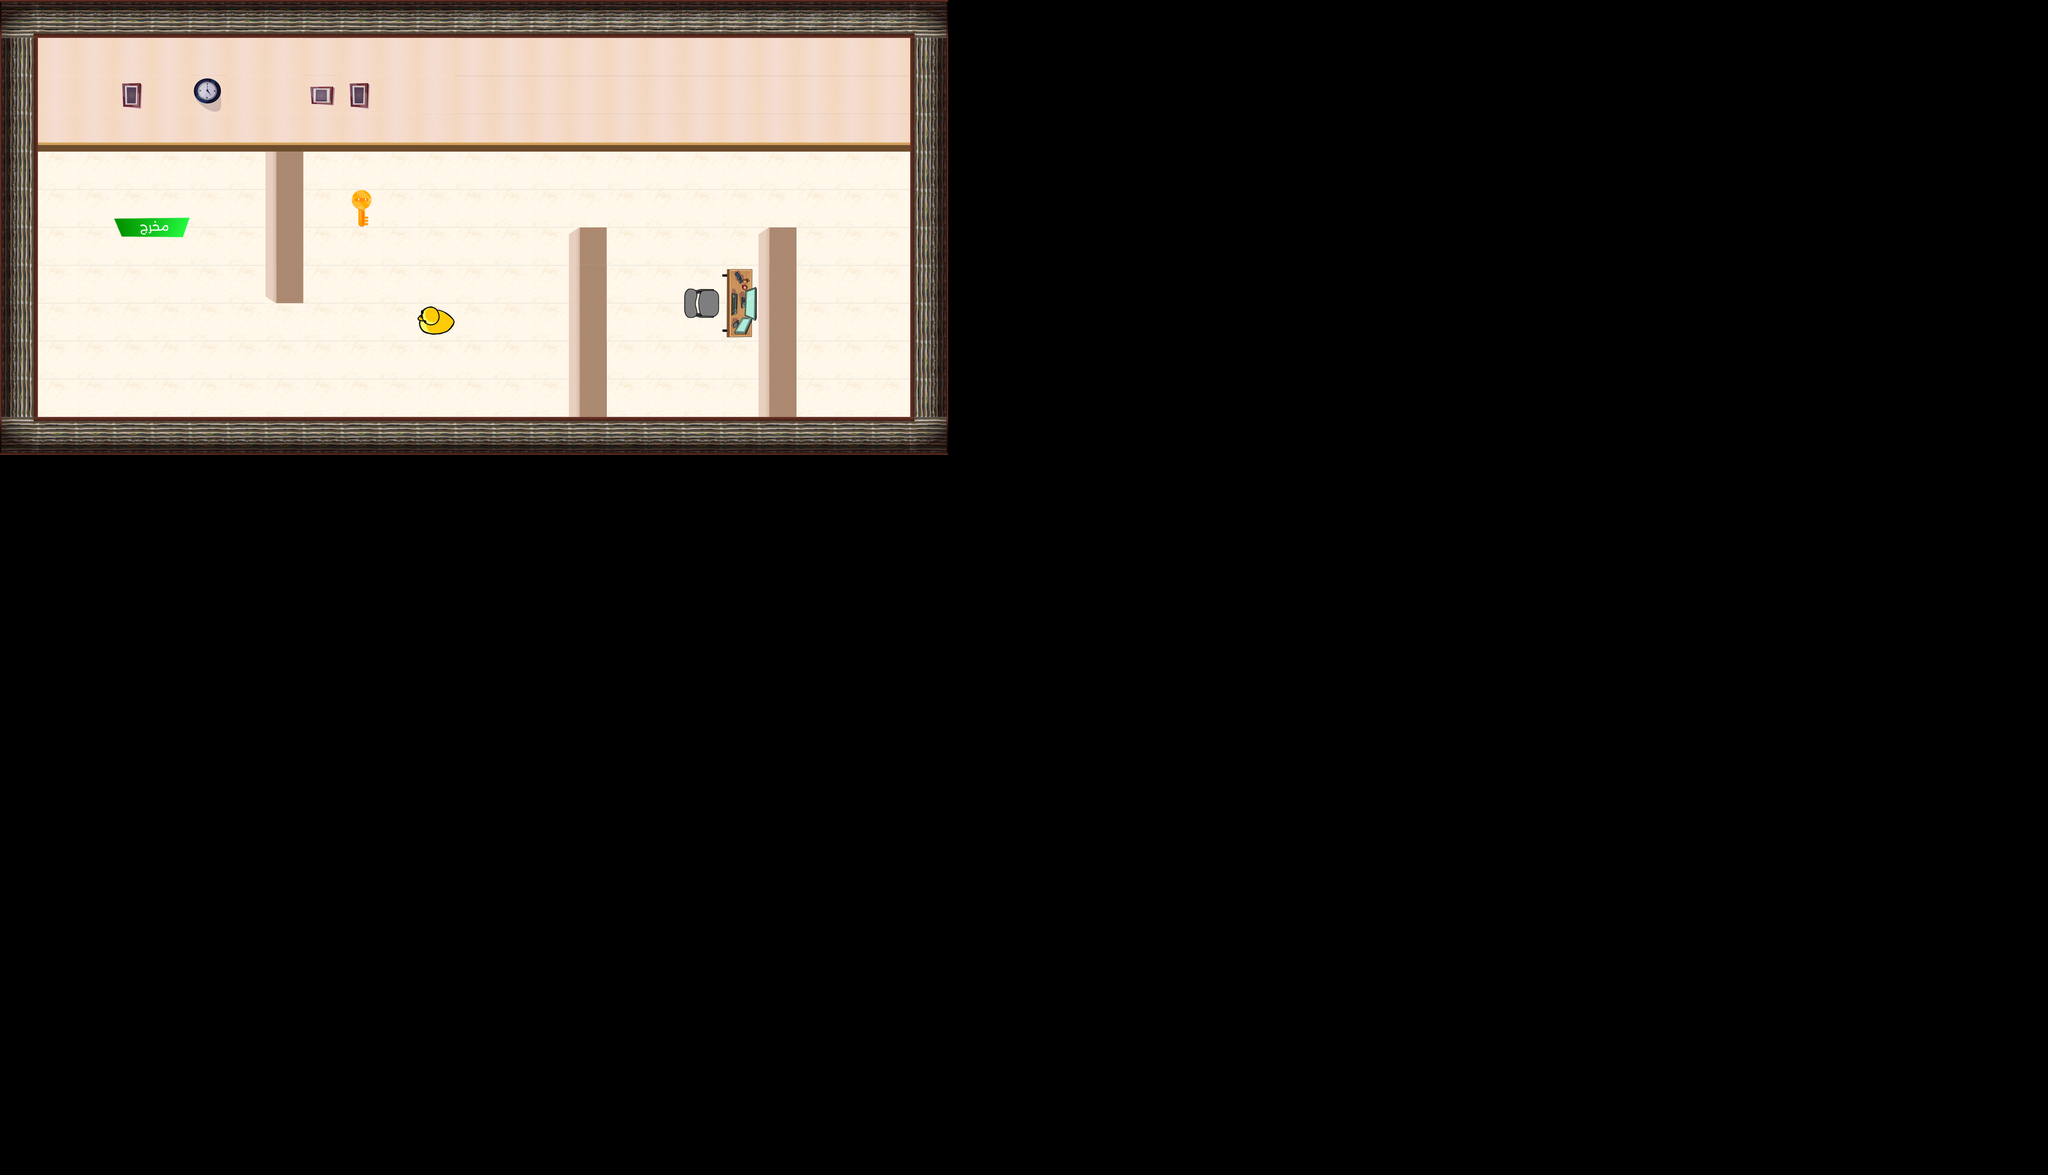

A level layout from a 2D game, rendered from its tile map. Below: a short description, then the map file with its tile-grid data intact:
An orthogonal 54x31 tile map with 70x70 px tiles, 2 tile layers (main, objects) and 4 objects (exit, keys, duck, npc1).

<map version="1.10" tiledversion="1.11.2" orientation="orthogonal" renderorder="right-down" width="54" height="31" tilewidth="70" tileheight="70" infinite="0" nextlayerid="6" nextobjectid="7">
 <editorsettings>
  <export target="floor2.json" format="json" />
 </editorsettings>
 <tileset firstgid="1" name="main_tailset" tilewidth="70" tileheight="70" tilecount="100" columns="10">
  <properties>
   <property name="collides" type="bool" value="true" />
  </properties>
  <image source="spritesheet.png" width="700" height="700" />
  <tile id="0">
   <properties>
    <property name="collides" type="bool" value="true" />
   </properties>
  </tile>
  <tile id="1">
   <properties>
    <property name="collides" type="bool" value="true" />
   </properties>
  </tile>
  <tile id="2">
   <properties>
    <property name="collides" type="bool" value="true" />
   </properties>
  </tile>
  <tile id="3">
   <properties>
    <property name="collides" type="bool" value="true" />
   </properties>
  </tile>
  <tile id="4">
   <properties>
    <property name="collides" type="bool" value="true" />
   </properties>
  </tile>
  <tile id="5">
   <properties>
    <property name="collides" type="bool" value="true" />
   </properties>
  </tile>
  <tile id="6">
   <properties>
    <property name="collides" type="bool" value="true" />
   </properties>
  </tile>
  <tile id="7">
   <properties>
    <property name="collides" type="bool" value="true" />
   </properties>
  </tile>
  <tile id="8">
   <properties>
    <property name="collides" type="bool" value="true" />
   </properties>
  </tile>
  <tile id="9">
   <properties>
    <property name="collides" type="bool" value="true" />
   </properties>
  </tile>
  <tile id="10">
   <properties>
    <property name="collides" type="bool" value="true" />
   </properties>
  </tile>
  <tile id="11">
   <properties>
    <property name="collides" type="bool" value="true" />
   </properties>
  </tile>
  <tile id="12">
   <properties>
    <property name="collides" type="bool" value="true" />
   </properties>
  </tile>
  <tile id="13">
   <properties>
    <property name="collides" type="bool" value="true" />
   </properties>
  </tile>
  <tile id="14">
   <properties>
    <property name="collides" type="bool" value="true" />
   </properties>
  </tile>
  <tile id="15">
   <properties>
    <property name="collides" type="bool" value="true" />
   </properties>
  </tile>
  <tile id="16">
   <properties>
    <property name="collides" type="bool" value="true" />
   </properties>
  </tile>
  <tile id="17">
   <properties>
    <property name="collides" type="bool" value="true" />
   </properties>
  </tile>
  <tile id="18">
   <properties>
    <property name="collides" type="bool" value="true" />
   </properties>
  </tile>
  <tile id="19">
   <properties>
    <property name="collides" type="bool" value="true" />
   </properties>
  </tile>
  <tile id="20">
   <properties>
    <property name="collides" type="bool" value="true" />
   </properties>
  </tile>
  <tile id="21">
   <properties>
    <property name="collides" type="bool" value="true" />
   </properties>
  </tile>
  <tile id="22">
   <properties>
    <property name="collides" type="bool" value="true" />
   </properties>
  </tile>
  <tile id="23">
   <properties>
    <property name="collides" type="bool" value="true" />
   </properties>
  </tile>
  <tile id="24">
   <properties>
    <property name="collides" type="bool" value="true" />
   </properties>
  </tile>
  <tile id="25">
   <properties>
    <property name="collides" type="bool" value="true" />
   </properties>
  </tile>
  <tile id="26">
   <properties>
    <property name="collides" type="bool" value="true" />
   </properties>
  </tile>
  <tile id="27">
   <properties>
    <property name="collides" type="bool" value="true" />
   </properties>
  </tile>
  <tile id="28">
   <properties>
    <property name="collides" type="bool" value="true" />
   </properties>
  </tile>
  <tile id="29">
   <properties>
    <property name="collides" type="bool" value="true" />
   </properties>
  </tile>
  <tile id="30">
   <properties>
    <property name="collides" type="bool" value="true" />
   </properties>
  </tile>
  <tile id="31">
   <properties>
    <property name="collides" type="bool" value="true" />
   </properties>
  </tile>
  <tile id="32">
   <properties>
    <property name="collides" type="bool" value="true" />
   </properties>
  </tile>
  <tile id="33">
   <properties>
    <property name="collides" type="bool" value="true" />
   </properties>
  </tile>
  <tile id="34">
   <properties>
    <property name="collides" type="bool" value="true" />
   </properties>
  </tile>
  <tile id="35">
   <properties>
    <property name="collides" type="bool" value="true" />
   </properties>
  </tile>
  <tile id="36">
   <properties>
    <property name="collides" type="bool" value="true" />
   </properties>
  </tile>
  <tile id="37">
   <properties>
    <property name="collides" type="bool" value="true" />
   </properties>
  </tile>
  <tile id="38">
   <properties>
    <property name="collides" type="bool" value="false" />
   </properties>
  </tile>
  <tile id="39">
   <properties>
    <property name="collides" type="bool" value="true" />
   </properties>
  </tile>
  <tile id="40">
   <properties>
    <property name="collides" type="bool" value="true" />
   </properties>
  </tile>
  <tile id="41">
   <properties>
    <property name="collides" type="bool" value="true" />
   </properties>
  </tile>
  <tile id="42">
   <properties>
    <property name="collides" type="bool" value="true" />
   </properties>
  </tile>
  <tile id="43">
   <properties>
    <property name="collides" type="bool" value="true" />
   </properties>
  </tile>
  <tile id="44">
   <properties>
    <property name="collides" type="bool" value="true" />
   </properties>
  </tile>
  <tile id="45">
   <properties>
    <property name="collides" type="bool" value="true" />
   </properties>
  </tile>
  <tile id="46">
   <properties>
    <property name="collides" type="bool" value="true" />
   </properties>
  </tile>
  <tile id="47">
   <properties>
    <property name="collides" type="bool" value="true" />
   </properties>
  </tile>
  <tile id="48">
   <properties>
    <property name="collides" type="bool" value="true" />
   </properties>
  </tile>
  <tile id="49">
   <properties>
    <property name="collides" type="bool" value="true" />
   </properties>
  </tile>
  <tile id="50">
   <properties>
    <property name="collides" type="bool" value="false" />
   </properties>
  </tile>
  <tile id="51">
   <properties>
    <property name="collides" type="bool" value="false" />
   </properties>
  </tile>
  <tile id="52">
   <properties>
    <property name="collides" type="bool" value="true" />
   </properties>
  </tile>
  <tile id="53">
   <properties>
    <property name="collides" type="bool" value="true" />
   </properties>
  </tile>
  <tile id="54">
   <properties>
    <property name="collides" type="bool" value="true" />
   </properties>
  </tile>
  <tile id="55">
   <properties>
    <property name="collides" type="bool" value="true" />
   </properties>
  </tile>
  <tile id="56">
   <properties>
    <property name="collides" type="bool" value="true" />
   </properties>
  </tile>
  <tile id="57">
   <properties>
    <property name="collides" type="bool" value="true" />
   </properties>
  </tile>
  <tile id="58">
   <properties>
    <property name="collides" type="bool" value="true" />
   </properties>
  </tile>
  <tile id="59">
   <properties>
    <property name="collides" type="bool" value="false" />
   </properties>
  </tile>
  <tile id="60">
   <properties>
    <property name="collides" type="bool" value="false" />
   </properties>
  </tile>
  <tile id="61">
   <properties>
    <property name="collides" type="bool" value="false" />
   </properties>
  </tile>
  <tile id="62">
   <properties>
    <property name="collides" type="bool" value="false" />
   </properties>
  </tile>
  <tile id="63">
   <properties>
    <property name="collides" type="bool" value="true" />
   </properties>
  </tile>
  <tile id="64">
   <properties>
    <property name="collides" type="bool" value="true" />
   </properties>
  </tile>
  <tile id="65">
   <properties>
    <property name="collides" type="bool" value="true" />
   </properties>
  </tile>
  <tile id="66">
   <properties>
    <property name="collides" type="bool" value="true" />
   </properties>
  </tile>
  <tile id="67">
   <properties>
    <property name="collides" type="bool" value="true" />
   </properties>
  </tile>
  <tile id="68">
   <properties>
    <property name="collides" type="bool" value="true" />
   </properties>
  </tile>
  <tile id="69">
   <properties>
    <property name="collides" type="bool" value="true" />
   </properties>
  </tile>
  <tile id="70">
   <properties>
    <property name="collides" type="bool" value="true" />
   </properties>
  </tile>
  <tile id="71">
   <properties>
    <property name="collides" type="bool" value="true" />
   </properties>
  </tile>
  <tile id="72">
   <properties>
    <property name="collides" type="bool" value="true" />
   </properties>
  </tile>
  <tile id="73">
   <properties>
    <property name="collides" type="bool" value="true" />
   </properties>
  </tile>
  <tile id="74">
   <properties>
    <property name="collides" type="bool" value="true" />
   </properties>
  </tile>
  <tile id="75">
   <properties>
    <property name="collides" type="bool" value="true" />
   </properties>
  </tile>
  <tile id="76">
   <properties>
    <property name="collides" type="bool" value="true" />
   </properties>
  </tile>
  <tile id="77">
   <properties>
    <property name="collides" type="bool" value="true" />
   </properties>
  </tile>
  <tile id="78">
   <properties>
    <property name="collides" type="bool" value="true" />
   </properties>
  </tile>
  <tile id="79">
   <properties>
    <property name="collides" type="bool" value="true" />
   </properties>
  </tile>
  <tile id="80">
   <properties>
    <property name="collides" type="bool" value="true" />
   </properties>
  </tile>
  <tile id="81">
   <properties>
    <property name="collides" type="bool" value="true" />
   </properties>
  </tile>
  <tile id="82">
   <properties>
    <property name="collides" type="bool" value="true" />
   </properties>
  </tile>
  <tile id="83">
   <properties>
    <property name="collides" type="bool" value="true" />
   </properties>
  </tile>
  <tile id="84">
   <properties>
    <property name="collides" type="bool" value="true" />
   </properties>
  </tile>
  <tile id="85">
   <properties>
    <property name="collides" type="bool" value="true" />
   </properties>
  </tile>
  <tile id="86">
   <properties>
    <property name="collides" type="bool" value="true" />
   </properties>
  </tile>
  <tile id="87">
   <properties>
    <property name="collides" type="bool" value="true" />
   </properties>
  </tile>
  <tile id="88">
   <properties>
    <property name="collides" type="bool" value="true" />
   </properties>
  </tile>
  <tile id="89">
   <properties>
    <property name="collides" type="bool" value="true" />
   </properties>
  </tile>
  <tile id="90">
   <properties>
    <property name="collides" type="bool" value="true" />
   </properties>
  </tile>
  <tile id="91">
   <properties>
    <property name="collides" type="bool" value="true" />
   </properties>
  </tile>
  <tile id="92">
   <properties>
    <property name="collides" type="bool" value="true" />
   </properties>
  </tile>
  <tile id="93">
   <properties>
    <property name="collides" type="bool" value="true" />
   </properties>
  </tile>
  <tile id="94">
   <properties>
    <property name="collides" type="bool" value="true" />
   </properties>
  </tile>
  <tile id="95">
   <properties>
    <property name="collides" type="bool" value="true" />
   </properties>
  </tile>
  <tile id="96">
   <properties>
    <property name="collides" type="bool" value="true" />
   </properties>
  </tile>
  <tile id="97">
   <properties>
    <property name="collides" type="bool" value="true" />
   </properties>
  </tile>
  <tile id="98">
   <properties>
    <property name="collides" type="bool" value="true" />
   </properties>
  </tile>
  <tile id="99">
   <properties>
    <property name="collides" type="bool" value="true" />
   </properties>
  </tile>
 </tileset>
 <layer id="2" name="main" width="54" height="31">
  <data encoding="csv">
0,0,0,0,0,0,0,0,0,0,0,0,0,0,0,0,0,0,0,0,0,0,0,0,0,0,0,0,0,0,0,0,0,0,0,0,0,0,0,0,0,0,0,0,0,0,0,0,0,0,0,0,0,0,
4,4,4,4,4,0,4,4,0,4,4,4,0,0,0,0,0,0,0,0,0,0,0,0,0,0,0,0,0,0,0,0,0,0,0,0,0,0,0,0,0,0,0,0,0,0,0,0,0,0,0,0,0,0,
4,4,4,4,4,4,4,4,4,4,4,4,0,0,0,0,0,0,0,0,0,0,0,0,0,0,0,0,0,0,0,0,0,0,0,0,0,0,0,0,0,0,0,0,0,0,0,0,0,0,0,0,0,0,
4,4,4,4,4,4,4,4,4,4,4,0,0,0,0,0,0,0,0,0,0,0,0,0,0,0,0,0,0,0,0,0,0,0,0,0,0,0,0,0,0,0,0,0,0,0,0,0,0,0,0,0,0,0,
4,4,4,4,4,4,4,4,4,4,4,4,4,4,4,4,4,4,4,4,4,4,4,4,0,0,0,0,0,0,0,0,0,0,0,0,0,0,0,0,0,0,0,0,0,0,0,0,0,0,0,0,0,0,
4,4,4,4,4,4,4,4,4,4,4,4,4,4,4,4,4,4,4,4,4,4,4,4,0,0,0,0,0,0,0,0,0,0,0,0,0,0,0,0,0,0,0,0,0,0,0,0,0,0,0,0,0,0,
4,4,4,4,4,4,4,4,4,4,4,4,4,4,4,4,4,4,4,4,0,4,4,4,0,0,0,0,0,0,0,0,0,0,0,0,0,0,0,0,0,0,0,0,0,0,0,0,0,0,0,0,0,0,
4,4,4,4,4,4,4,4,4,4,4,4,4,4,4,4,4,4,4,4,0,4,4,4,0,0,0,0,0,0,0,0,0,0,0,0,0,0,0,0,0,0,0,0,0,0,0,0,0,0,0,0,0,0,
4,4,4,4,4,4,4,4,4,4,4,4,4,4,4,4,4,4,4,4,0,4,4,4,0,0,0,0,0,0,0,0,0,0,0,0,0,0,0,0,0,0,0,0,0,0,0,0,0,0,0,0,0,0,
4,4,4,4,4,4,4,4,4,4,4,4,4,4,4,0,4,4,4,4,0,4,4,4,0,0,0,0,0,0,0,0,0,0,0,0,0,0,0,0,0,0,0,0,0,0,0,0,0,0,0,0,0,0,
0,4,4,4,4,4,4,4,4,4,4,4,4,4,4,0,4,4,4,4,0,4,4,4,0,0,0,0,0,0,0,0,0,0,0,0,0,0,0,0,0,0,0,0,0,0,0,0,0,0,0,0,0,0,
0,0,0,0,0,0,0,0,0,0,0,0,0,0,0,0,0,0,0,0,0,0,0,0,0,0,0,0,0,0,0,0,0,0,0,0,0,0,0,0,0,0,0,0,0,0,0,0,0,0,0,0,0,0,
0,0,0,0,0,0,0,0,0,0,0,0,0,0,0,0,0,0,0,0,0,0,0,0,0,0,0,0,0,0,0,0,0,0,0,0,0,0,0,0,0,0,0,0,0,0,0,0,0,0,0,0,0,0,
0,0,0,0,0,0,0,0,0,0,0,0,0,0,0,0,0,0,0,0,0,0,0,0,0,0,0,0,0,0,0,0,0,0,0,0,0,0,0,0,0,0,0,0,0,0,0,0,0,0,0,0,0,0,
0,0,0,0,0,0,0,0,0,0,0,0,0,0,0,0,0,0,0,0,0,0,0,0,0,0,0,0,0,0,0,0,0,0,0,0,0,0,0,0,0,0,0,0,0,0,0,0,0,0,0,0,0,0,
0,0,0,0,0,0,0,0,0,0,0,0,0,0,0,0,0,0,0,0,0,0,0,0,0,0,0,0,0,0,0,0,0,0,0,0,0,0,0,0,0,0,0,0,0,0,0,0,0,0,0,0,0,0,
0,0,0,0,0,0,0,0,0,0,0,0,0,0,0,0,0,0,0,0,0,0,0,0,0,0,0,0,0,0,0,0,0,0,0,0,0,0,0,0,0,0,0,0,0,0,0,0,0,0,0,0,0,0,
0,0,0,0,0,0,0,0,0,0,0,0,0,0,0,0,0,0,0,0,0,0,0,0,0,0,0,0,0,0,0,0,0,0,0,0,0,0,0,0,0,0,0,0,0,0,0,0,0,0,0,0,0,0,
0,0,0,0,0,0,0,0,0,0,0,0,0,0,0,0,0,0,0,0,0,0,0,0,0,0,0,0,0,0,0,0,0,0,0,0,0,0,0,0,0,0,0,0,0,0,0,0,0,0,0,0,0,0,
0,0,0,0,0,0,0,0,0,0,0,0,0,0,0,0,0,0,0,0,0,0,0,0,0,0,0,0,0,0,0,0,0,0,0,0,0,0,0,0,0,0,0,0,0,0,0,0,0,0,0,0,0,0,
0,0,0,0,0,0,0,0,0,0,0,0,0,0,0,0,0,0,0,0,0,0,0,0,0,0,0,0,0,0,0,0,0,0,0,0,0,0,0,0,0,0,0,0,0,0,0,0,0,0,0,0,0,0,
0,0,0,0,0,0,0,0,0,0,0,0,0,0,0,0,0,0,0,0,0,0,0,0,0,0,0,0,0,0,0,0,0,0,0,0,0,0,0,0,0,0,0,0,0,0,0,0,0,0,0,0,0,0,
0,0,0,0,0,0,0,0,0,0,0,0,0,0,0,0,0,0,0,0,0,0,0,0,0,0,0,0,0,0,0,0,0,0,0,0,0,0,0,0,0,0,0,0,0,0,0,0,0,0,0,0,0,0,
0,0,0,0,0,0,0,0,0,0,0,0,0,0,0,0,0,0,0,0,0,0,0,0,0,0,0,0,0,0,0,0,0,0,0,0,0,0,0,0,0,0,0,0,0,0,0,0,0,0,0,0,0,0,
0,0,0,0,0,0,0,0,0,0,0,0,0,0,0,0,0,0,0,0,0,0,0,0,0,0,0,0,0,0,0,0,0,0,0,0,0,0,0,0,0,0,0,0,0,0,0,0,0,0,0,0,0,0,
0,0,0,0,0,0,0,0,0,0,0,0,0,0,0,0,0,0,0,0,0,0,0,0,0,0,0,0,0,0,0,0,0,0,0,0,0,0,0,0,0,0,0,0,0,0,0,0,0,0,0,0,0,0,
0,0,0,0,0,0,0,0,0,0,0,0,0,0,0,0,0,0,0,0,0,0,0,0,0,0,0,0,0,0,0,0,0,0,0,0,0,0,0,0,0,0,0,0,0,0,0,0,0,0,0,0,0,0,
0,0,0,0,0,0,0,0,0,0,0,0,0,0,0,0,0,0,0,0,0,0,0,0,0,0,0,0,0,0,0,0,0,0,0,0,0,0,0,0,0,0,0,0,0,0,0,0,0,0,0,0,0,0,
0,0,0,0,0,0,0,0,0,0,0,0,0,0,0,0,0,0,0,0,0,0,0,0,0,0,0,0,0,0,0,0,0,0,0,0,0,0,0,0,0,0,0,0,0,0,0,0,0,0,0,0,0,0,
0,0,0,0,0,0,0,0,0,0,0,0,0,0,0,0,0,0,0,0,0,0,0,0,0,0,0,0,0,0,0,0,0,0,0,0,0,0,0,0,0,0,0,0,0,0,0,0,0,0,0,0,0,0,
0,0,0,0,0,0,0,0,0,0,0,0,0,0,0,0,0,0,0,0,0,0,0,0,0,0,0,0,0,0,0,0,0,0,0,0,0,0,0,0,0,0,0,0,0,0,0,0,0,0,0,0,0,0
</data>
 </layer>
 <objectgroup id="4" name="objects">
  <object id="1" name="exit" x="202" y="392" width="166" height="64" />
  <object id="2" name="keys" x="640" y="342" width="58" height="84" />
  <object id="3" name="duck" x="758" y="554" width="86" height="72" />
 </objectgroup>
 <objectgroup id="5" name="npcs">
  <object id="6" name="npc1" x="166" y="710">
   <polygon points="0,0 798,6 786,-380 1024,-378 1028,-6 1182,-6 1028,-6 1026,-376 786,-380 798,2" />
  </object>
 </objectgroup>
 <layer id="3" name="objects" width="54" height="31">
  <data encoding="csv">
1,13,13,13,13,13,13,13,13,13,13,13,24,24,24,24,24,24,24,24,24,24,24,24,35,0,0,0,0,0,0,0,0,0,0,0,0,0,0,0,0,0,0,0,0,0,0,0,0,0,0,0,0,0,
46,6,6,6,6,6,6,6,6,6,6,6,6,6,6,6,6,6,6,6,6,6,6,6,57,0,0,0,0,0,0,0,0,0,0,0,0,0,0,0,0,0,0,0,0,0,0,0,0,0,0,0,0,0,
46,6,6,8,6,9,6,6,7,8,6,6,6,6,6,6,6,6,6,6,6,6,6,6,57,0,0,0,0,0,0,0,0,0,0,0,0,0,0,0,0,0,0,0,0,0,0,0,0,0,0,0,0,0,
46,5,5,5,5,5,5,5,5,5,5,5,5,5,5,5,5,5,5,5,5,5,5,5,57,0,0,0,0,0,0,0,0,0,0,0,0,0,0,0,0,0,0,0,0,0,0,0,0,0,0,0,0,0,
46,0,0,0,0,0,0,15,0,0,0,0,0,0,0,0,0,0,0,0,0,0,0,0,57,0,0,0,0,0,0,0,0,0,0,0,0,0,0,0,0,0,0,0,0,0,0,0,0,0,0,0,0,0,
46,0,0,60,61,0,0,15,0,52,0,0,0,0,0,0,0,0,0,0,0,0,0,0,57,0,0,0,0,0,0,0,0,0,0,0,0,0,0,0,0,0,0,0,0,0,0,0,0,0,0,0,0,0,
46,0,0,62,63,0,0,15,0,0,0,0,0,0,0,14,0,0,0,0,14,0,0,0,57,0,0,0,0,0,0,0,0,0,0,0,0,0,0,0,0,0,0,0,0,0,0,0,0,0,0,0,0,0,
46,0,0,0,0,0,0,17,0,0,0,0,0,0,0,15,0,0,37,26,15,0,0,0,57,0,0,0,0,0,0,0,0,0,0,0,0,0,0,0,0,0,0,0,0,0,0,0,0,0,0,0,0,0,
46,0,0,0,0,0,0,0,0,0,0,51,0,0,0,15,0,0,38,27,15,0,0,0,57,0,0,0,0,0,0,0,0,0,0,0,0,0,0,0,0,0,0,0,0,0,0,0,0,0,0,0,0,0,
46,0,0,0,0,0,0,0,0,0,0,0,0,0,0,15,0,0,0,0,15,0,0,0,57,0,0,0,0,0,0,0,0,0,0,0,0,0,0,0,0,0,0,0,0,0,0,0,0,0,0,0,0,0,
46,0,0,0,0,0,0,0,0,0,0,0,0,0,0,15,0,0,0,0,15,0,0,0,57,0,0,0,0,0,0,0,0,0,0,0,0,0,0,0,0,0,0,0,0,0,0,0,0,0,0,0,0,0,
68,79,79,79,79,79,79,79,79,79,79,79,79,79,79,79,79,79,79,79,79,79,79,79,2,0,0,0,0,0,0,0,0,0,0,0,0,0,0,0,0,0,0,0,0,0,0,0,0,0,0,0,0,0,
0,0,0,0,0,0,0,0,0,0,0,0,0,0,0,0,0,0,0,0,0,0,0,0,0,0,0,0,0,0,0,0,0,0,0,0,0,0,0,0,0,0,0,0,0,0,0,0,0,0,0,0,0,0,
0,0,0,0,0,0,0,0,0,0,0,0,0,0,0,0,0,0,0,0,0,0,0,0,0,0,0,0,0,0,0,0,0,0,0,0,0,0,0,0,0,0,0,0,0,0,0,0,0,0,0,0,0,0,
0,0,0,0,0,0,0,0,0,0,0,0,0,0,0,0,0,0,0,0,0,0,0,0,0,0,0,0,0,0,0,0,0,0,0,0,0,0,0,0,0,0,0,0,0,0,0,0,0,0,0,0,0,0,
0,0,0,0,0,0,0,0,0,0,0,0,0,0,0,0,0,0,0,0,0,0,0,0,0,0,0,0,0,0,0,0,0,0,0,0,0,0,0,0,0,0,0,0,0,0,0,0,0,0,0,0,0,0,
0,0,0,0,0,0,0,0,0,0,0,0,0,0,0,0,0,0,0,0,0,0,0,0,0,0,0,0,0,0,0,0,0,0,0,0,0,0,0,0,0,0,0,0,0,0,0,0,0,0,0,0,0,0,
0,0,0,0,0,0,0,0,0,0,0,0,0,0,0,0,0,0,0,0,0,0,0,0,0,0,0,0,0,0,0,0,0,0,0,0,0,0,0,0,0,0,0,0,0,0,0,0,0,0,0,0,0,0,
0,0,0,0,0,0,0,0,0,0,0,0,0,0,0,0,0,0,0,0,0,0,0,0,0,0,0,0,0,0,0,0,0,0,0,0,0,0,0,0,0,0,0,0,0,0,0,0,0,0,0,0,0,0,
0,0,0,0,0,0,0,0,0,0,0,0,0,0,0,0,0,0,0,0,0,0,0,0,0,0,0,0,0,0,0,0,0,0,0,0,0,0,0,0,0,0,0,0,0,0,0,0,0,0,0,0,0,0,
0,0,0,0,0,0,0,0,0,0,0,0,0,0,0,0,0,0,0,0,0,0,0,0,0,0,0,0,0,0,0,0,0,0,0,0,0,0,0,0,0,0,0,0,0,0,0,0,0,0,0,0,0,0,
0,0,0,0,0,0,0,0,0,0,0,0,0,0,0,0,0,0,0,0,0,0,0,0,0,0,0,0,0,0,0,0,0,0,0,0,0,0,0,0,0,0,0,0,0,0,0,0,0,0,0,0,0,0,
0,0,0,0,0,0,0,0,0,0,0,0,0,0,0,0,0,0,0,0,0,0,0,0,0,0,0,0,0,0,0,0,0,0,0,0,0,0,0,0,0,0,0,0,0,0,0,0,0,0,0,0,0,0,
0,0,0,0,0,0,0,0,0,0,0,0,0,0,0,0,0,0,0,0,0,0,0,0,0,0,0,0,0,0,0,0,0,0,0,0,0,0,0,0,0,0,0,0,0,0,0,0,0,0,0,0,0,0,
0,0,0,0,0,0,0,0,0,0,0,0,0,0,0,0,0,0,0,0,0,0,0,0,0,0,0,0,0,0,0,0,0,0,0,0,0,0,0,0,0,0,0,0,0,0,0,0,0,0,0,0,0,0,
0,0,0,0,0,0,0,0,0,0,0,0,0,0,0,0,0,0,0,0,0,0,0,0,0,0,0,0,0,0,0,0,0,0,0,0,0,0,0,0,0,0,0,0,0,0,0,0,0,0,0,0,0,0,
0,0,0,0,0,0,0,0,0,0,0,0,0,0,0,0,0,0,0,0,0,0,0,0,0,0,0,0,0,0,0,0,0,0,0,0,0,0,0,0,0,0,0,0,0,0,0,0,0,0,0,0,0,0,
0,0,0,0,0,0,0,0,0,0,0,0,0,0,0,0,0,0,0,0,0,0,0,0,0,0,0,0,0,0,0,0,0,0,0,0,0,0,0,0,0,0,0,0,0,0,0,0,0,0,0,0,0,0,
0,0,0,0,0,0,0,0,0,0,0,0,0,0,0,0,0,0,0,0,0,0,0,0,0,0,0,0,0,0,0,0,0,0,0,0,0,0,0,0,0,0,0,0,0,0,0,0,0,0,0,0,0,0,
0,0,0,0,0,0,0,0,0,0,0,0,0,0,0,0,0,0,0,0,0,0,0,0,0,0,0,0,0,0,0,0,0,0,0,0,0,0,0,0,0,0,0,0,0,0,0,0,0,0,0,0,0,0,
0,0,0,0,0,0,0,0,0,0,0,0,0,0,0,0,0,0,0,0,0,0,0,0,0,0,0,0,0,0,0,0,0,0,0,0,0,0,0,0,0,0,0,0,0,0,0,0,0,0,0,0,0,0
</data>
 </layer>
</map>
